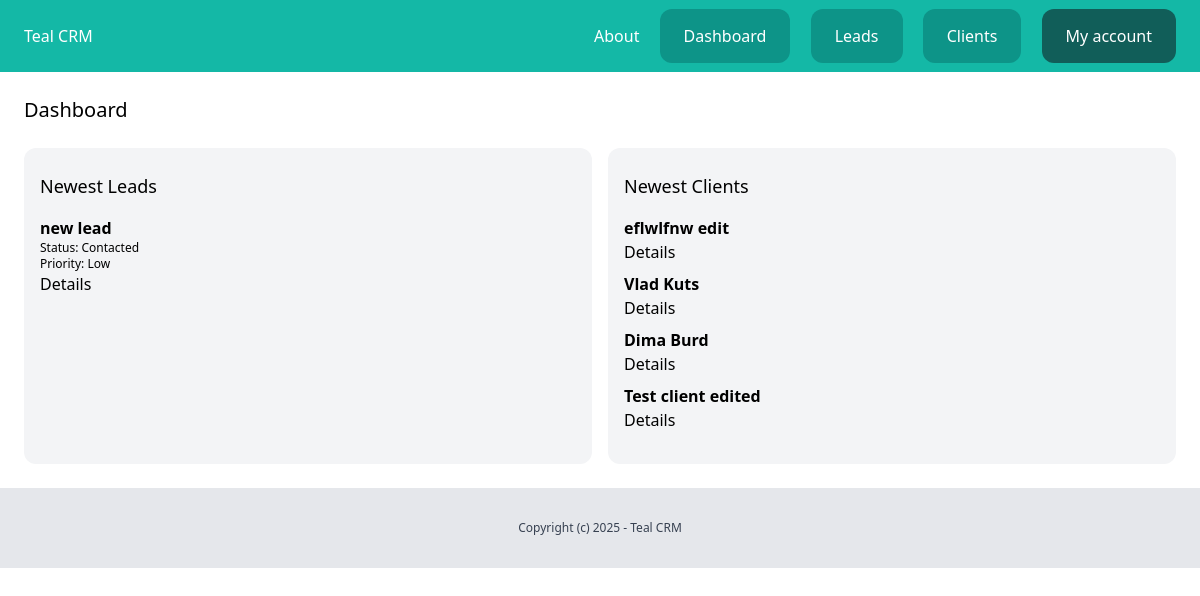
The page /dashboard/ (signed in) on the database its author committed.
### lead/models.py (models this page shows, shortened)
class Lead(models.Model):
    LOW = 'low'
    MEDIUM = 'medium'
    HIGH = 'high'
    CHOICES_PRIORITY = (
        (LOW, 'Low'),
        (MEDIUM, 'Medium'),
        (HIGH, 'High'),
    )
    NEW = 'new'
    CONTACTED = 'contacted'
    WON = 'won'
    LOST = 'lost'
    CHOICES_STATUS = (
        (NEW, 'New'),
        (CONTACTED, 'Contacted'),
        (WON, 'Won'),
        (LOST, 'Lost'),
    )
    team = models.ForeignKey(Team, related_name='leads', on_delete=models.CASCADE)
    name = models.CharField(max_length=255)
    email = models.EmailField()
    description = models.TextField(blank=True, null=True)
    priority = models.CharField(max_length=10, choices=CHOICES_PRIORITY, default=MEDIUM)
    status = models.CharField(max_length=10, choices=CHOICES_STATUS, default=NEW)
    converted_to_client = models.BooleanField(default=False)
    created_by = models.ForeignKey(User, related_name='leads', on_delete=models.CASCADE)
    created_at = models.DateTimeField(auto_now_add=True)
    modified_at = models.DateTimeField(auto_now=True)
    class Meta:
        ordering = ('name',)

### client/models.py (models this page shows, shortened)
class Client(models.Model):
    team = models.ForeignKey(Team, related_name='clients', on_delete=models.CASCADE)
    name = models.CharField(max_length=255)
    email = models.EmailField()
    description = models.TextField(blank=True, null=True)
    created_by = models.ForeignKey(User, related_name='clients', on_delete=models.CASCADE)
    created_at = models.DateTimeField(auto_now_add=True)
    modified_at = models.DateTimeField(auto_now=True)
    class Meta:
        ordering = ('name',)

### dashboard/views.py (the view)
# urls.py: path('', views.dashboard, name='index'),
@login_required
def dashboard(request):
    team = Team.objects.filter(created_by=request.user)[0]
    leads = Lead.objects.filter(team=team, converted_to_client=False).order_by('-created_at')[:5]
    clients = Client.objects.filter(team=team).order_by('-created_at')[:5]
    return render(request, 'dashboard/dashboard.html', {
        'leads': leads,
        'clients': clients
        })

### dashboard/templates/dashboard/dashboard.html (shortened to what this page needs)
{% extends "core/base.html" %}
{% block content %}
<div class="py-6 px-6">
    <h1 class="mb-6 text-xl">Dashboard</h1>
    <div class="flex space-x-4">
        <div class="w-1/2 px-4 py-6 bg-gray-100 rounded-xl leads">
            {% if leads %}
                <h2 class="mb-4 text-lg">Newest Leads</h2>
                {% for lead in leads %}
                    <div class="mb-2  lead">
                        <h3 class="font-semibold">{{ lead.name }}</h3>
                        <p class="text-xs">Status: {{ lead.get_status_display }}</p>
                        <p class="text-xs">Priority: {{ lead.get_priority_display }}</p>
                        <a href={% url 'leads:detail' lead.id %}>Details</a>
                    </div>
                {% endfor %}
            {% endif %}
        </div>
        <div class="w-1/2 px-4 py-6 bg-gray-100 rounded-xl clients">
            {% if clients %}
                <h2 class="mb-4 text-lg">Newest Clients</h2>
                {% for client in clients %}
                    <div class="mb-2  client">
                        <h3 class="font-semibold">{{ client.name }}</h3>
                        <a href={% url 'clients:detail' client.id %}>Details</a>
                    </div>
                {% endfor %}
            {% endif %}
        </div>
    </div>
</div>
{% endblock %}

### rows shown on the page
Lead: name "new lead", status "Contacted", priority "Low"
Client: name "eflwlfnw edit"
Client: name "Vlad Kuts"
Client: name "Dima Burd"
Client: name "Test client edited"
